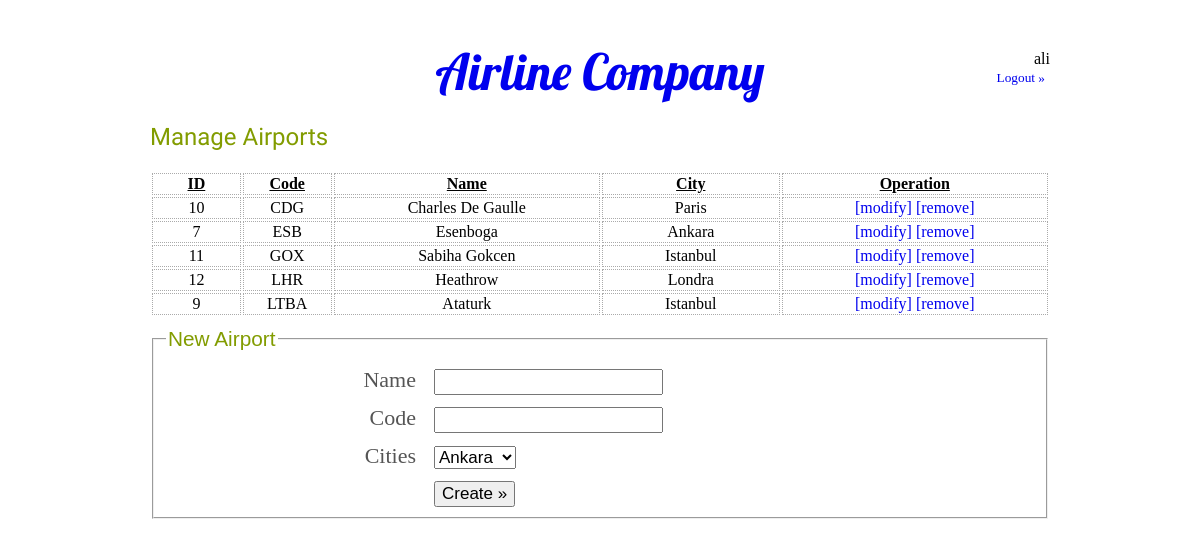
The page /airport.php (signed in) on the database its author committed.
### tables this page shows
CREATE TABLE `airport` (
  `id` int(11) NOT NULL AUTO_INCREMENT,
  `code` varchar(4) NOT NULL,
  `name` varchar(100) NOT NULL,
  `city` int(11) NOT NULL,
  PRIMARY KEY (`id`),
  KEY `city` (`city`),
  CONSTRAINT `airport_ibfk_2` FOREIGN KEY (`city`) REFERENCES `city` (`id`) ON DELETE CASCADE
);

CREATE TABLE `city` (
  `id` int(11) NOT NULL AUTO_INCREMENT,
  `name` varchar(100) NOT NULL,
  PRIMARY KEY (`id`)
);

### airport.php (called while the page is built, shortened)
<?php
require_once 'inc.php';
$cities = array();
$cities_result = mysql_query('SELECT * FROM city ORDER BY name', $mysql) or die(mysql_error());
while ($row = mysql_fetch_assoc($cities_result)) {
	$city = null;
    $city['id'] = $row['id'];
	$city['name'] = $row['name'];
	$cities[] = $city;
}
$results = array();
$airports_result = mysql_query("SELECT a.id, a.name,a.code,c.name as city, a.city as city_id FROM airport a, city c WHERE a.city=c.id ORDER BY a.code", $mysql) or die(mysql_error());
while ($row = mysql_fetch_assoc($airports_result)) {
	$result = null;
    $result['id'] = $row['id'];
	$result['name'] = $row['name'];
	$result['code'] = $row['code'];
	$result['city'] = $row['city'];
	$result['city_id'] = $row['city_id'];
	$results[] = $result;
}
require_once 'view_top.php';
require_once 'view_airport.php';
require_once 'view_bottom.php';
?>

### view_airport.php (the view, shortened to what this page needs)
<h2>Manage Airports</h2>
<table class='data'>
	<tr class='legend'>
		<td width='10%'>ID</td>
		<td width='10%'>Code</td>
		<td width='30%'>Name</td>
		<td width='20%'>City</td>
		<td width='30%'>Operation</td>
	</tr>
<?php
foreach($results as $result){?>
	<tr>
		<td width='10%'><?=$result['id']?></td>
		<td width='10%'><?=$result['code']?></td>
		<td width='30%'><?=$result['name']?></td>
		<td width='20%'><?=$result['city']?></td>
		<td width='50%'>
			<a href='javascript://'
			onclick="edit('<?=$result['id']?>',
			'<?=$result['name']?>',
			'<?=$result['code']?>',
			'<?=$result['city_id']?>'
			)">[modify]</a>
			<a href='?action=delete&id=<?=$result['id']?>'>[remove]</a>
		</td>
	</tr>
<?php }?>
</table>
<div id='create'>
	<form method='post' action='?action=new' onsubmit='return add_check();'>
		<fieldset>
			<legend>New Airport</legend>
			<div class='line'>
				<div class='label'>Name</div>
				<div class='field'>
					<input type='text' name='name' id='add_name' value=''/>
				</div>
			</div>
			<div class='line'>
				<div class='label'>Code</div>
				<div class='field'>
					<input type='text' name='code' id='add_code' value=''/>
				</div>
			</div>
			<div class='line'>
				<div class='label'>Cities</div>
				<div class='field'>
					<select name='city' id='add_city'>
						<?php foreach($cities as $city){?>
							<option value='<?=$city['id']?>'><?=$city['name']?></option>
						<?}?>
					</select>
				</div>
			</div>
			<div class='line'>
				<div class='label'>&nbsp;</div>
				<div class='field'><input type='submit' value='Create &raquo;'/></div>
			</div>
		</fieldset>
	</form>
</div>

### style.css (style rules this page uses)
html, body { overflow-y: scroll; overflow: -moz-scrollbars-vertical; }
body { margin: 0; font: 16px normal 'Ubuntu', Helvetica, Arial, sans-serif, serif; }
h1, h2,h3,h4,h5 { font-family: 'Philosopher', arial, serif; color: #829C00; font-weight: normal; }
a { text-decoration:none; }
fieldset legend { font-family: Georgia, Arial, sans-serif,serif; font-size: 130%; color: #829C00; }
div.line { width:100%; clear:both; padding: 10px 0; }
div.label { width: 250px; text-align: right; font-size: 22px; padding-right: 10px; float:left; color: #555; }
div.field { font-size: 22px; width: 600px; float:right; }
input, select { font-size: 17px; }
a { padding: 5px; }
table.data { width: 100%; margin:10px auto; border: 0px; }
table.data td { border: 1px dotted #aaa; text-align: center; }
table.data tr.legend td { text-align:center; text-decoration:underline; font-weight:bold; }
table a { margin:0; padding:0; }

### rows shown on the page
airport: id "10", code "CDG", name "Charles De Gaulle", city.name "Paris"
airport: id "7", code "ESB", name "Esenboga", city.name "Ankara"
airport: id "11", code "GOX", name "Sabiha Gokcen", city.name "Istanbul"
airport: id "12", code "LHR", name "Heathrow", city.name "Londra"
airport: id "9", code "LTBA", name "Ataturk", city.name "Istanbul"

### other values the page prints
$_SESSION['username'] "ali"
form field city "Ankara"
